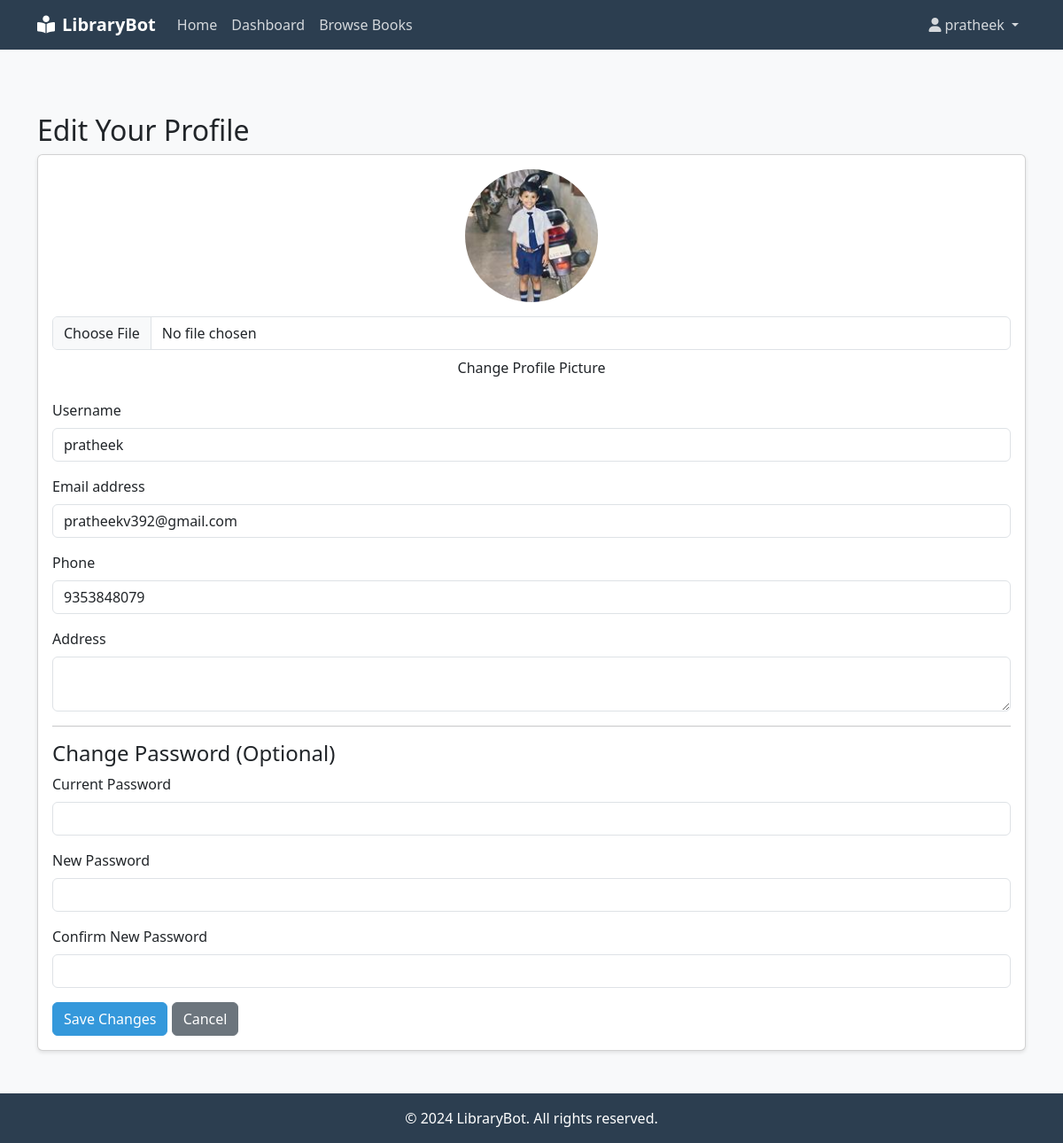
Screenshot of /profile (signed in) with the database file from the repository.
### tables this page shows
CREATE TABLE users (
        id INTEGER PRIMARY KEY AUTOINCREMENT,
        username TEXT UNIQUE NOT NULL,
        password TEXT NOT NULL,
        email TEXT UNIQUE,
        phone TEXT,
        address TEXT,
        profile_pic TEXT,
        role TEXT NOT NULL,
        created_at TIMESTAMP DEFAULT CURRENT_TIMESTAMP
    );

### server.py (the view, shortened to what this page needs)
@app.route('/profile', methods=['GET', 'POST'])
def profile():
    if not session.get('logged_in'):
        return redirect(url_for('home'))
    conn = get_db_connection()
    user_id = session['user_id']
    user_row = conn.execute('SELECT * FROM users WHERE id = ?', (user_id,)).fetchone()
    user = dict(user_row) if user_row else None # Convert Row object to dictionary
    conn.close() # Close connection after fetching data for GET
    return render_template('edit_profile.html',
                           user=user)

### server.py (called while the page is built)
def get_db_connection():
    conn = sqlite3.connect('books.db')
    conn.row_factory = sqlite3.Row
    return conn

### templates/edit_profile.html (shortened to what this page needs)
{% extends "base.html" %}
{% block content %}
<div class="container mt-5">
    <h2>Edit Your Profile</h2>
    <div class="card">
        <div class="card-body">
            <form method="POST" enctype="multipart/form-data" action="{{ url_for('profile') }}">
                <div class="mb-3 text-center">
                    {% if user.profile_pic %}
                        <img src="{{ url_for('static', filename='profile_pics/' + user.profile_pic) }}"
                             class="rounded-circle mb-3" style="width: 150px; height: 150px; object-fit: cover;" alt="Profile Picture">
                    {% else %}
                        <img src="{{ url_for('static', filename='images/default_profile.png') }}"
                             class="rounded-circle mb-3" style="width: 150px; height: 150px; object-fit: cover;" alt="Default Profile Picture">
                    {% endif %}
                    <input type="file" class="form-control" id="profile_pic" name="profile_pic" accept="image/*">
                    <label for="profile_pic" class="form-label mt-2">Change Profile Picture</label>
                </div>
                <div class="mb-3">
                    <label for="username" class="form-label">Username</label>
                    <input type="text" class="form-control" id="username" name="username" value="{{ user.username }}" readonly>
                </div>
                <div class="mb-3">
                    <label for="email" class="form-label">Email address</label>
                    <input type="email" class="form-control" id="email" name="email" value="{{ user.email or '' }}">
                </div>
                <div class="mb-3">
                    <label for="phone" class="form-label">Phone</label>
                    <input type="text" class="form-control" id="phone" name="phone" value="{{ user.phone or '' }}">
                </div>
                 <div class="mb-3">
                    <label for="address" class="form-label">Address</label>
                    <textarea class="form-control" id="address" name="address">{{ user.address or '' }}</textarea>
                </div>
                <hr>
                <h4>Change Password (Optional)</h4>
                <div class="mb-3">
                    <label for="current_password" class="form-label">Current Password</label>
                    <input type="password" class="form-control" id="current_password" name="current_password">
                </div>
                <div class="mb-3">
                    <label for="new_password" class="form-label">New Password</label>
                    <input type="password" class="form-control" id="new_password" name="new_password">
                </div>
                <div class="mb-3">
                    <label for="confirm_password" class="form-label">Confirm New Password</label>
                    <input type="password" class="form-control" id="confirm_password" name="confirm_password">
                </div>
                <button type="submit" class="btn btn-primary">Save Changes</button>
                <a href="{{ url_for('student_dashboard') }}" class="btn btn-secondary">Cancel</a>
            </form>
        </div>
    </div>
</div>
{% endblock %}

### templates/base.html (shortened to what this page needs)
<!DOCTYPE html>
<html lang="en">
<head>
    <link href="https://cdn.jsdelivr.net/npm/bootstrap@5.3.0/dist/css/bootstrap.min.css" rel="stylesheet">
    <link href="https://cdnjs.cloudflare.com/ajax/libs/font-awesome/6.0.0/css/all.min.css" rel="stylesheet">
</head>
<body>
    <nav class="navbar navbar-expand-lg navbar-dark mb-4">
        <div class="container">
            <a class="navbar-brand" href="{{ url_for('home') }}">
                <i class="fas fa-book-reader me-2"></i>LibraryBot
            </a>
            <div class="collapse navbar-collapse" id="navbarNav">
                <ul class="navbar-nav me-auto">
                    <li class="nav-item">
                        <a class="nav-link" href="{{ url_for('home') }}">Home</a>
                    </li>
                    {% if session.get('logged_in') %}
                        {% if session.get('role') == 'admin' %}
                        <li class="nav-item">
                            <a class="nav-link" href="{{ url_for('admin_dashboard') }}">Admin Dashboard</a>
                        </li>
                        {% else %}
                        <li class="nav-item">
                            <a class="nav-link" href="{{ url_for('student_dashboard') }}">Dashboard</a>
                        </li>
                        <li class="nav-item">
                            <a class="nav-link" href="{{ url_for('browse_books') }}">Browse Books</a>
                        </li>
                        {% endif %}
                    {% endif %}
                </ul>
                <ul class="navbar-nav">
                    {% if session.get('logged_in') %}
                    <li class="nav-item dropdown">
                        <a class="nav-link dropdown-toggle" href="#" id="navbarDropdown" role="button"
                           data-bs-toggle="dropdown">
                            <i class="fas fa-user me-1"></i>{{ session.get('username') }}
                        </a>
                    </li>
                    {% endif %}
                </ul>
            </div>
        </div>
    </nav>
    <main style="flex-grow: 1;">
    {% block content %}{% endblock %}
    </main>
    <footer class="footer mt-5">
        <div class="container text-center">
            <p class="mb-0">&copy; 2024 LibraryBot. All rights reserved.</p>
        </div>
    </footer>
</body>
</html>

### templates/base.html (style rules this page uses)
body { min-height: 100vh; display: flex; flex-direction: column; background-color: #f8f9fa; }
.navbar { background-color: #2c3e50; }
.navbar-brand { color: white !important; font-weight: bold; }
.nav-link { color: rgba(255, 255, 255, 0.8) !important; }
.card { box-shadow: 0 2px 4px rgba(0, 0, 0, 0.1); }
.btn-primary { background-color: #3498db; border-color: #3498db; }
.footer { margin-top: auto; background-color: #2c3e50; color: white; padding: 1rem 0; }

### rows the page displays
users: get "pratheek", profile_pic (picture), username "pratheek", email "pratheekv392@gmail.com", phone "9353848079"
